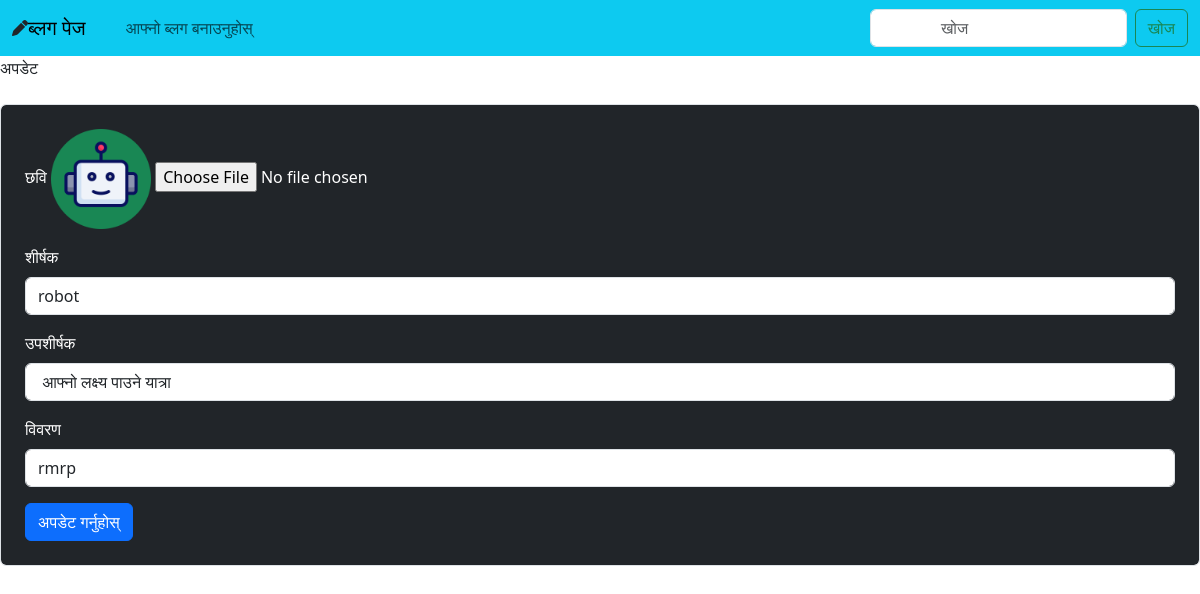
/edit_blog/1, run on the app's committed database.
### app/models.py (models this page shows)
class Blog(models.Model):
    image=models.ImageField(upload_to="images")
    title=models.CharField(max_length=255)
    subtitle=models.CharField(max_length=255)
    description=models.TextField()
    author_id=models.ForeignKey(User,on_delete=models.CASCADE)

### app/views.py (the view, shortened to what this page needs)
# urls.py: path("edit_blog/<int:id>",edit_blog,name="edit_blog")
def edit_blog(reqeust,id):
    blog=Blog.objects.get(id=id)
    return render(reqeust,"app/edit.html",{
        "blog":blog
    })

### app/templates/app/edit.html (shortened to what this page needs)
{% extends "base.html" %}
{% block content %}
{% block title %}
अपडेट
{% endblock title %}
<form class="form form-control bg-dark text-white p-4 mt-4" method="POST" action="{% url 'edit_blog' blog.id %}"
enctype="multipart/form-data">
    <div class="mb-3">
        <label for="exampleInputEmail1" class="form-label">
            छवि</label>
            {% if blog.image.url %}
            <img src="{{blog.image.url}}" height="100px" width="100px;" alt="">
            {% endif %}
    <input type="file" name="image"  value="{{blog.image.url}}">
      </div>
  <div class="mb-3">
    <label for="exampleInputEmail1" class="form-label"  >
        शीर्षक
    </label>
    <input type="text" name="title" value="{{blog.title}}" class="form-control" id="exampleInputEmail1" aria-describedby="emailHelp">
  </div>
  <div class="mb-3">
    <label for="exampleInputEmail1" class="form-label"  value="{{blog.subtitle}}">
        उपशीर्षक
    </label>
    <input type="text" name="subtitle" value="{{blog.subtitle}}" class="form-control" id="exampleInputEmail1" aria-describedby="emailHelp">
  </div>
  <div class="mb-3">
    <label for="exampleInputEmail1" class="form-label"  value="{{blog.description}}">
        विवरण
    </label>
    <input type="text" value="{{blog.description}}"  name="description" class="form-control" id="exampleInputEmail1" aria-describedby="emailHelp">
  </div>
  <button type="submit" class="btn btn-primary">
    अपडेट गर्नुहोस्</button>
</form>
{% endblock content %}

### data on the page
Blog: image (picture), title "robot", subtitle "आफ्नो लक्ष्य पाउने यात्रा", description "rmrp"
